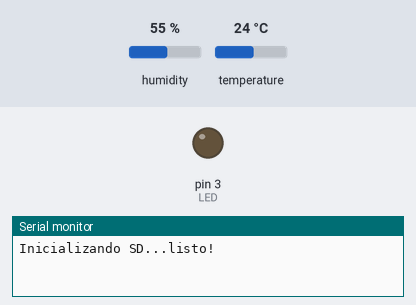
A sketch run on a simulated Arduino Uno, built with avr-gcc and run on an emulated ATmega328P. Shown: output pins drawn as LEDs (lit = HIGH), the last lines printed to the serial monitor. Dashed ring = blinking. Inputs (shaded band) come from the test bench; at power-on: humidity 55 %, temperature 24 °C. Storage starts empty.

Above: at 1.0 s.
At 2.5 s:
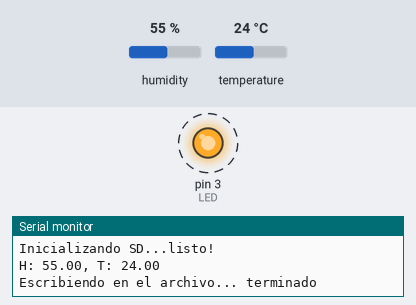
Timing chart, 0 to 4.6 s (numbered marks = the images above):
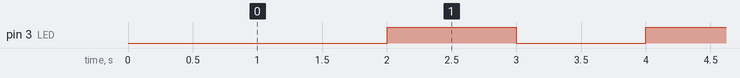

The sketch:

datalogger.ino
```cpp
/*  Registrador de datos (Datalogger)
    Lucas Martín Treser -- 06/07/2022

    El dispositivo utiliza el sensor DHT11 para tomar datos de
    temperatura y humedad cada cierto período de tiempo definible
    por el usuario y luego vuelca los datos a una tarjeta SD en
    un archivo CSV. La tarjeta SD se conecta vía el bus SPI en
    los siguientes pines de un Arduino Uno:

    CS/SS/SDA     -- pin 10
    MOSI/SDI/DIN  -- pin 11
    MISO/SDO/DOUT -- pin 12
    CLK/SCK/SCLK  -- pin 13

    El sensor se encuentra conectado al pin digital #2 y un LED
    testigo en el pin digital #3.

*/

#include <SPI.h>
#include <SD.h>
#include "DHT.h"

#define DHTPIN 2
#define DHTTYPE DHT11

//objetos
File archivo;
DHT sensorHT(DHTPIN, DHTTYPE);

//constantes (segundos)
const int PERIODO = 1000;
const int EVENTO = 1;
const int LED = 3;

//variables
unsigned long tiempoActual = 0;
byte estado = HIGH;
int t_year = 2022;
int t_month = 7;
int t_day = 11;
int t_hour = 14;
int t_minute = 2;
int t_second = 0;

void setup() {

  pinMode(LED, OUTPUT);
  Serial.begin(9600);
  Serial.print("Inicializando SD...");
  sensorHT.begin();

  if (!SD.begin(10)) {
    Serial.println("falló!");
    while (1);
  }
  Serial.println("listo!");
}

void loop() {

  //rutina que se ejecuta cada cierto PERIODO de tiempo
  if (millis() >= (tiempoActual + PERIODO)) {

    toogle(); //cambia el estado del LED 13
    tiempoActual = millis(); //actualiza el tiempo actual
    t_second++;

    if (t_second > 59) {
      t_second = 0; //reinicia el segundero
      t_minute++; //incrementa minutero
    }

    if (t_minute > 59) {
      t_minute = 0; //reinicia el minutero
      t_hour++; //incrementa horas
    }

    //despues de transcurrido el tiempo, se origina un EVENTO
    if (t_second == EVENTO) {

      //obtener los datos del sensor
      float t_humedad = sensorHT.readHumidity();
      float t_temperatura = sensorHT.readTemperature();

      //muestro los valores en terminal, solo para depuracion
      Serial.print("H: ");
      Serial.print(t_humedad);
      Serial.print(", T: ");
      Serial.println(t_temperatura);

      //generar el timestamp
      unsigned long t_hora = stampHora();
      unsigned long t_fecha = stampFecha();

      //grabar los datos en la tarjeta SD
      grabarSD(t_hora, t_fecha, t_humedad, t_temperatura);
    }
  }
}

//funcion que genera un timestamp para la fecha
unsigned long stampFecha() {
  unsigned long fecha = t_day * 1000000UL + t_month * 10000UL + t_year;
  return fecha;
}

//funcion que genera un timestamp para la hora
unsigned long stampHora() {
  unsigned long hora = t_hour * 10000UL + t_minute * 100 + t_second;
  return hora;
}

//funcion que genera un toogle en un LED
void toogle() {
  estado = !estado;
  digitalWrite(LED, estado);
}

void grabarSD(unsigned long hora, unsigned long fecha, float humedad, float temperatura) {

  // Abrir el archivo como R/W, si no existe se creará
  archivo = SD.open("DATA.csv", FILE_WRITE);

  // Si se pudo abrir el archivo, guardamos datos
  if (archivo) {
    Serial.print("Escribiendo en el archivo...");
    // formato: hora, fecha, humedad, temperatura
    archivo.print(hora);
    archivo.print(",");
    archivo.print(fecha);
    archivo.print(",");
    archivo.print(humedad);
    archivo.print(",");
    archivo.println(temperatura);
    archivo.close();
    Serial.println(" terminado");
  } else {
    Serial.println("Error al abrir el archivo");
  }
}
```

Measured:
- by itself, pin 3 (LED): alternates HIGH for 1.0 s and LOW for 1.0 s
